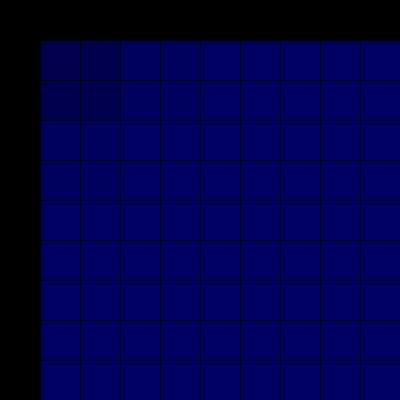
Frame 1 (no input)
Frame 60 (the mouse pressed at the canvas centre just before this capture): identical to frame 1, image omitted
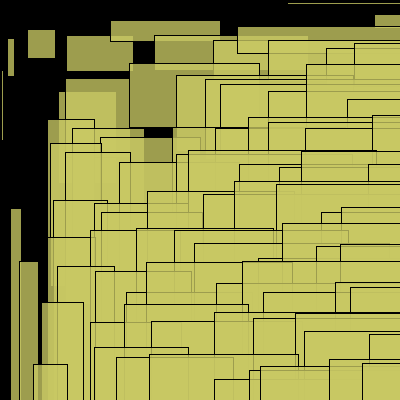
Frame 120 (the mouse held since frame 60 and released just before this capture)

The Processing sketch that drew these frames (run headless with seeded random() and noise(); from frame 60 on, the mouse is pressed at the canvas centre):

// Processing sketch: processing_27360
// ── processing_27360.pde

//Problem Set 4
//Question 2
//Matt Iannacci

float area = 10;
float r = random(50);

void setup(){
  size(400,400);
   }
 
void draw() {
    
   background(0);
  for (int gridY=0; gridY<area; gridY++) {
    for (int gridX=0; gridX<area; gridX++) {
 
      float shiftX = random(-mouseX, mouseX)/10;
      float shiftY = random(-mouseX, mouseX)/10;
      
      float areaX = width/area * gridX;
      float areaY = height/area * gridY;
 
      fill(mouseX,mouseY,100,200); 
      rect (areaX+shiftX, areaY+shiftY, areaX+shiftX, areaY+shiftY) ;
           
    }
    }
  }
